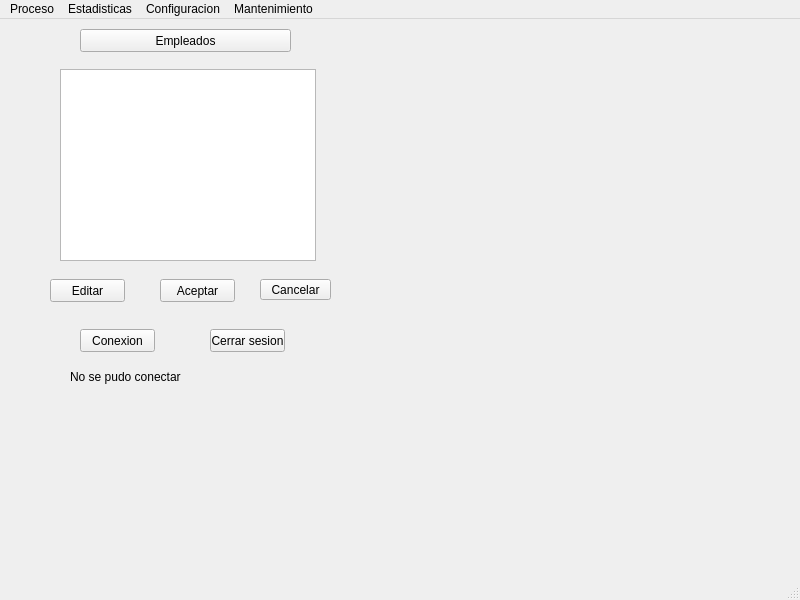
<?xml version="1.0" encoding="UTF-8"?>
<ui version="4.0">
 <class>MainWindow</class>
 <widget class="QMainWindow" name="MainWindow">
  <property name="geometry">
   <rect>
    <x>0</x>
    <y>0</y>
    <width>800</width>
    <height>600</height>
   </rect>
  </property>
  <property name="windowTitle">
   <string>MainWindow</string>
  </property>
  <widget class="QWidget" name="centralwidget">
   <widget class="QPushButton" name="boton_empleados">
    <property name="geometry">
     <rect>
      <x>80</x>
      <y>10</y>
      <width>211</width>
      <height>23</height>
     </rect>
    </property>
    <property name="text">
     <string>Empleados</string>
    </property>
   </widget>
   <widget class="QPushButton" name="boton_editar">
    <property name="geometry">
     <rect>
      <x>50</x>
      <y>260</y>
      <width>75</width>
      <height>23</height>
     </rect>
    </property>
    <property name="text">
     <string>Editar</string>
    </property>
   </widget>
   <widget class="QPushButton" name="boton_aceptar">
    <property name="geometry">
     <rect>
      <x>160</x>
      <y>260</y>
      <width>75</width>
      <height>23</height>
     </rect>
    </property>
    <property name="text">
     <string>Aceptar</string>
    </property>
   </widget>
   <widget class="QPushButton" name="boton_cancelar">
    <property name="geometry">
     <rect>
      <x>260</x>
      <y>260</y>
      <width>71</width>
      <height>21</height>
     </rect>
    </property>
    <property name="text">
     <string>Cancelar</string>
    </property>
   </widget>
   <widget class="QTableView" name="tabla_empleados">
    <property name="geometry">
     <rect>
      <x>60</x>
      <y>50</y>
      <width>256</width>
      <height>192</height>
     </rect>
    </property>
   </widget>
   <widget class="QPushButton" name="boton_conexion">
    <property name="geometry">
     <rect>
      <x>80</x>
      <y>310</y>
      <width>75</width>
      <height>23</height>
     </rect>
    </property>
    <property name="text">
     <string>Conexion</string>
    </property>
   </widget>
   <widget class="QPushButton" name="boton_cerrarsesion">
    <property name="geometry">
     <rect>
      <x>210</x>
      <y>310</y>
      <width>75</width>
      <height>23</height>
     </rect>
    </property>
    <property name="text">
     <string>Cerrar sesion</string>
    </property>
   </widget>
   <widget class="QLabel" name="etiqueta_nosepudoconectar">
    <property name="geometry">
     <rect>
      <x>70</x>
      <y>350</y>
      <width>111</width>
      <height>16</height>
     </rect>
    </property>
    <property name="text">
     <string>No se pudo conectar</string>
    </property>
   </widget>
  </widget>
  <widget class="QMenuBar" name="menubar">
   <property name="geometry">
    <rect>
     <x>0</x>
     <y>0</y>
     <width>800</width>
     <height>21</height>
    </rect>
   </property>
   <widget class="QMenu" name="menuProceso">
    <property name="title">
     <string>Proceso</string>
    </property>
   </widget>
   <widget class="QMenu" name="menuEstadisticas">
    <property name="title">
     <string>Estadisticas</string>
    </property>
   </widget>
   <widget class="QMenu" name="menuConfiguracion">
    <property name="title">
     <string>Configuracion</string>
    </property>
   </widget>
   <widget class="QMenu" name="menuMantenimiento">
    <property name="title">
     <string>Mantenimiento</string>
    </property>
   </widget>
   <addaction name="menuProceso"/>
   <addaction name="menuEstadisticas"/>
   <addaction name="menuConfiguracion"/>
   <addaction name="menuMantenimiento"/>
  </widget>
  <widget class="QStatusBar" name="statusbar"/>
 </widget>
 <resources/>
 <connections/>
</ui>
